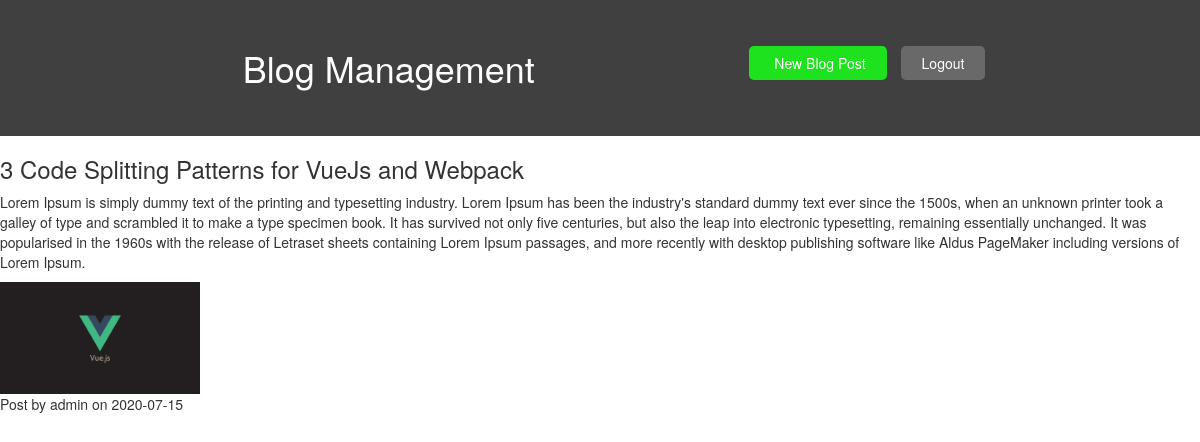
/post.php?id=25 (signed in), run on the app's committed database.
### tables this page shows
CREATE TABLE `posts` (
  `id` int(11) NOT NULL,
  `title` varchar(255) DEFAULT NULL,
  `content` longtext DEFAULT NULL,
  `date` date DEFAULT NULL,
  `imageUrl` text DEFAULT NULL,
  `userid` int(11) DEFAULT NULL
);

CREATE TABLE `users` (
  `id` int(11) NOT NULL,
  `username` varchar(50) DEFAULT NULL,
  `password` varchar(50) DEFAULT NULL
);

### classes/template.class.php (called while the page is built, shortened)
<?php
class Template{
    protected $template;
    public function __construct($temp){
        $this->template=$temp;
    }
    public function __toString(){
        include basename($this->template);
        return ob_get_clean();
    }
}

### classes/db.class.php (called while the page is built, shortened)
<?php
class Db{
    private $host="localhost";
    private $dbname="imelblog";
    private $pwd="";
    private $user="root";
    private $dbh;
    private $stmt;
    public function __construct(){
        $dsn='mysql:host='.$this->host.';dbname='.$this->dbname;
        $options=array(
            PDO::ATTR_PERSISTENT=>true,
            PDO::ATTR_ERRMODE=>PDO::ERRMODE_EXCEPTION
        );
        try {
            $this->dbh=new PDO($dsn,$this->user,$this->pwd,$options);
        } catch (PDOException $err) {
            $this->error=$err->getMessages();
        }
    }
    public function query($query){
        $this->stmt=$this->dbh->prepare($query);
    }
    public function bind($param,$value,$type=NULL){
        if(is_null($type)){
            switch (true) {
                default:
                    $type=PDO::PARAM_STR;
                    break;
            }
        }
        $this->stmt->bindValue($param,$value,$type);
    }
    public function execute(){
        return  $this->stmt->execute();
    }
    public function single(){
        $this->execute();
        return $this->stmt->fetch(PDO::FETCH_OBJ);
    }
}
?>

### classes/Blog.class.php (called while the page is built, shortened)
<?php
class Blog{
    private $db;
    public function __construct(){
        $this->db=new Db();
    }
    public function getPostById($PostID){
        $sql='SELECT p.id,p.title,p.content,p.date,p.imageUrl,p.userid,u.username,u.password FROM posts as p
        inner join users as u
        on p.userid=u.id
         Where p.id=:id';
        $this->db->query($sql);
        $this->db->bind(':id',$PostID);
        return $this->db->single();
    }
}

### includes/auto-load.inc.php (called while the page is built, shortened)
<?php
function myAutoLoader($className){
    $url=$_SERVER['HTTP_HOST'].$_SERVER['REQUEST_URI'];
    if(strpos($url,'includes')!== false){
        $path='../classes/';
    }else{
        $path='classes/';
    }
    $extension='.class.php';
}
?>

### template/post.temp.php (the view)
<?php
   include 'header.temp.php';
   ?>
    <div class="prikaz">
    <h3><?php echo $post->title ?></h3>
    <p><?php echo $post->content ?></p>
    <img style="width:200px; " src="<?php echo $post->imageUrl ?>" alt="">
    <p>Post by <?php echo $post->username ?> on <?php echo $post->date ?> </p>
    </div>
   <?php
    include 'footer.temp.php';
   ?>

### css/style.css (style rules this page uses)
* { margin: 0; padding: 0; box-sizing: border-box; }

### data on the page
posts: title "3 Code Splitting Patterns for VueJs and Webpack", content "Lorem Ipsum is simply dummy text of the printing and typesetting industry. Lorem Ipsum has been the industry's standard dummy text ever since the 1500s, when an unknown printer took a galley of type and scrambled it to make a type specimen book. It has survived not only five centuries, but also the leap into electronic typesetting, remaining essentially unchanged. It was popularised in the 1960s with the release of Letraset sheets containing Lorem Ipsum passages, and more recently with desktop publishing software like Aldus PageMaker including versions of Lorem Ipsum.", imageUrl (picture), userid.username "admin", date "2020-07-15"
